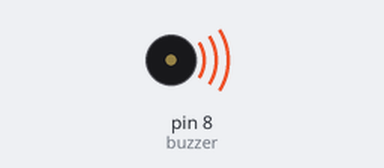
A sketch run on a simulated Arduino Uno, built with avr-gcc and run on an emulated ATmega328P. Parts: buzzer (waves = sounding).

Above: at 0.1 s.
Timing chart, 0 to 1.7 s (numbered marks = the images above):
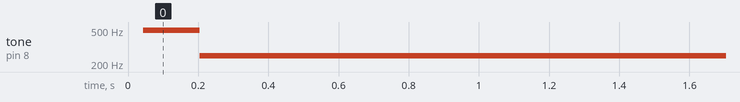

The sketch:

Passive_Buzzer_Module.ino
```cpp
int buzzer=8;
void setup()
{
 pinMode(buzzer,OUTPUT);
}
void loop()
{
 unsigned char i,j;
 while(1)
 {
for(i=0;i<80;i++)
 {
  digitalWrite(buzzer,HIGH);
    delay(1);
  digitalWrite(buzzer,LOW);
 delay(1);//ms
  }
   for(i=0;i<500;i++)
    {
      digitalWrite(buzzer,HIGH);
      delay(2);
      digitalWrite(buzzer,LOW);
      delay(2);
    }
  }
}
```

Measured:
- by itself, tone on pin 8 (buzzer): silent → 496 Hz at 0.04 s, → 249 Hz 0.16 s later
